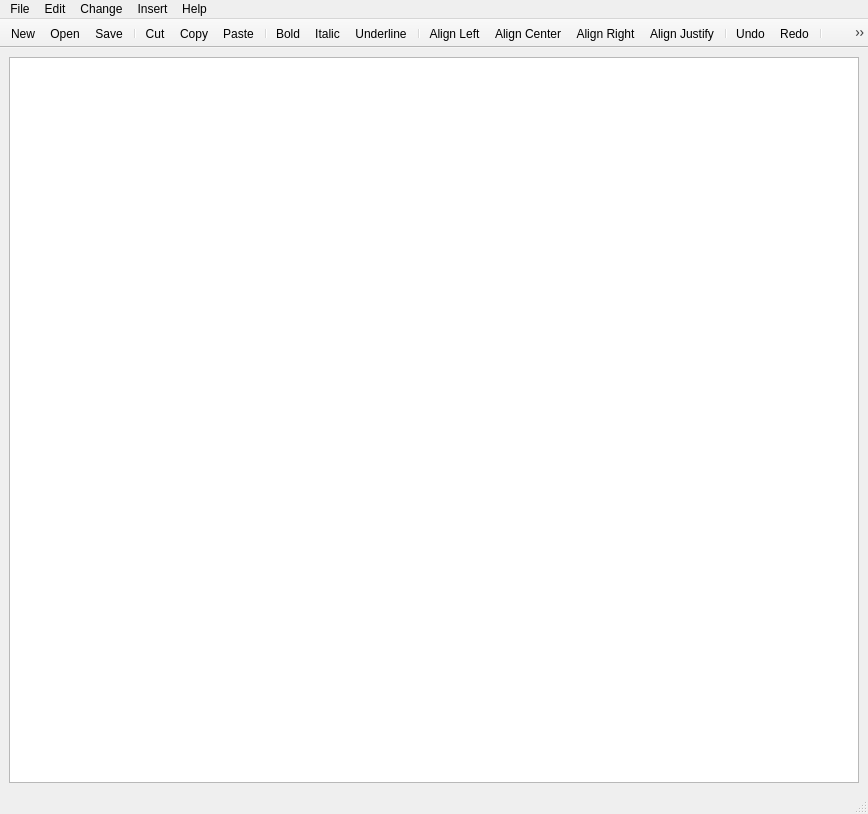
<?xml version="1.0" encoding="UTF-8"?>
<ui version="4.0">
 <class>NotePad</class>
 <widget class="QMainWindow" name="NotePad">
  <property name="geometry">
   <rect>
    <x>0</x>
    <y>0</y>
    <width>868</width>
    <height>814</height>
   </rect>
  </property>
  <property name="windowTitle">
   <string>NotePad</string>
  </property>
  <property name="windowIcon">
   <iconset resource="../res.qrc">
    <normaloff>:/img/resources/_app_icon.ico</normaloff>:/img/resources/_app_icon.ico</iconset>
  </property>
  <widget class="QWidget" name="centralwidget">
   <layout class="QVBoxLayout" name="verticalLayout">
    <item>
     <widget class="QTextEdit" name="textEdit">
      <property name="font">
       <font>
        <family>Calibri</family>
        <pointsize>12</pointsize>
       </font>
      </property>
     </widget>
    </item>
   </layout>
  </widget>
  <widget class="QMenuBar" name="menubar">
   <property name="geometry">
    <rect>
     <x>0</x>
     <y>0</y>
     <width>868</width>
     <height>22</height>
    </rect>
   </property>
   <widget class="QMenu" name="menuFile">
    <property name="title">
     <string>File</string>
    </property>
    <addaction name="actionNew"/>
    <addaction name="actionOpen"/>
    <addaction name="actionSave"/>
    <addaction name="actionSave_as"/>
    <addaction name="separator"/>
    <addaction name="actionPrint"/>
    <addaction name="actionPrint_Preview"/>
    <addaction name="actionExport_to_PDF"/>
    <addaction name="separator"/>
    <addaction name="actionExit"/>
   </widget>
   <widget class="QMenu" name="menuEdit">
    <property name="title">
     <string>Edit</string>
    </property>
    <addaction name="actionCopy"/>
    <addaction name="actionCut"/>
    <addaction name="actionPaste"/>
    <addaction name="separator"/>
    <addaction name="actionUndo"/>
    <addaction name="actionRedo"/>
    <addaction name="separator"/>
    <addaction name="actionSelect_All"/>
   </widget>
   <widget class="QMenu" name="menuChange">
    <property name="title">
     <string>Change</string>
    </property>
    <addaction name="actionFont_Color"/>
    <addaction name="actionBackground_Color"/>
   </widget>
   <widget class="QMenu" name="menuInsert">
    <property name="title">
     <string>Insert</string>
    </property>
    <addaction name="actionInsert_Date"/>
    <addaction name="actionInsert_Time"/>
   </widget>
   <widget class="QMenu" name="menuHelp">
    <property name="title">
     <string>Help</string>
    </property>
    <addaction name="actionAbout"/>
   </widget>
   <addaction name="menuFile"/>
   <addaction name="menuEdit"/>
   <addaction name="menuChange"/>
   <addaction name="menuInsert"/>
   <addaction name="menuHelp"/>
  </widget>
  <widget class="QStatusBar" name="statusbar"/>
  <widget class="QToolBar" name="toolBar">
   <property name="windowTitle">
    <string>toolBar</string>
   </property>
   <property name="movable">
    <bool>false</bool>
   </property>
   <attribute name="toolBarArea">
    <enum>TopToolBarArea</enum>
   </attribute>
   <attribute name="toolBarBreak">
    <bool>false</bool>
   </attribute>
   <addaction name="actionNew"/>
   <addaction name="actionOpen"/>
   <addaction name="actionSave"/>
   <addaction name="separator"/>
   <addaction name="actionCut"/>
   <addaction name="actionCopy"/>
   <addaction name="actionPaste"/>
   <addaction name="separator"/>
   <addaction name="actionBold"/>
   <addaction name="actionItalic"/>
   <addaction name="actionUnderline"/>
   <addaction name="separator"/>
   <addaction name="actionAlign_Left"/>
   <addaction name="actionAlign_Center"/>
   <addaction name="actionAlign_Right"/>
   <addaction name="actionAlign_Justify"/>
   <addaction name="separator"/>
   <addaction name="actionUndo"/>
   <addaction name="actionRedo"/>
   <addaction name="separator"/>
   <addaction name="actionFont"/>
   <addaction name="actionFont_Color"/>
   <addaction name="actionBackground_Color"/>
   <addaction name="separator"/>
   <addaction name="actionExport_to_PDF"/>
   <addaction name="actionPrint_Preview"/>
   <addaction name="actionPrint"/>
   <addaction name="separator"/>
   <addaction name="actionInsert_Date"/>
   <addaction name="actionInsert_Time"/>
  </widget>
  <action name="actionNew">
   <property name="icon">
    <iconset resource="../res.qrc">
     <normaloff>:/img/resources/new.png</normaloff>:/img/resources/new.png</iconset>
   </property>
   <property name="text">
    <string>New</string>
   </property>
   <property name="toolTip">
    <string>Create a new file</string>
   </property>
   <property name="shortcut">
    <string>Ctrl+N</string>
   </property>
   <property name="menuRole">
    <enum>QAction::NoRole</enum>
   </property>
  </action>
  <action name="actionOpen">
   <property name="icon">
    <iconset resource="../res.qrc">
     <normaloff>:/img/resources/open.png</normaloff>:/img/resources/open.png</iconset>
   </property>
   <property name="text">
    <string>Open</string>
   </property>
   <property name="toolTip">
    <string>Open a file</string>
   </property>
   <property name="shortcut">
    <string>Ctrl+O</string>
   </property>
   <property name="menuRole">
    <enum>QAction::NoRole</enum>
   </property>
  </action>
  <action name="actionSave">
   <property name="icon">
    <iconset resource="../res.qrc">
     <normaloff>:/img/resources/save.png</normaloff>:/img/resources/save.png</iconset>
   </property>
   <property name="text">
    <string>Save</string>
   </property>
   <property name="toolTip">
    <string>Save this file</string>
   </property>
   <property name="shortcut">
    <string>Ctrl+S</string>
   </property>
   <property name="menuRole">
    <enum>QAction::NoRole</enum>
   </property>
  </action>
  <action name="actionSave_as">
   <property name="icon">
    <iconset resource="../res.qrc">
     <normaloff>:/img/resources/save_as.png</normaloff>:/img/resources/save_as.png</iconset>
   </property>
   <property name="text">
    <string>Save As</string>
   </property>
   <property name="toolTip">
    <string>Save as...</string>
   </property>
   <property name="shortcut">
    <string>Ctrl+Shift+S</string>
   </property>
   <property name="menuRole">
    <enum>QAction::NoRole</enum>
   </property>
  </action>
  <action name="actionCut">
   <property name="icon">
    <iconset resource="../res.qrc">
     <normaloff>:/img/resources/Cut.png</normaloff>:/img/resources/Cut.png</iconset>
   </property>
   <property name="text">
    <string>Cut</string>
   </property>
   <property name="toolTip">
    <string>Cut</string>
   </property>
   <property name="shortcut">
    <string>Ctrl+X</string>
   </property>
   <property name="menuRole">
    <enum>QAction::NoRole</enum>
   </property>
  </action>
  <action name="actionCopy">
   <property name="icon">
    <iconset resource="../res.qrc">
     <normaloff>:/img/resources/Copy.png</normaloff>:/img/resources/Copy.png</iconset>
   </property>
   <property name="text">
    <string>Copy</string>
   </property>
   <property name="toolTip">
    <string>Copy selected text</string>
   </property>
   <property name="shortcut">
    <string>Ctrl+C</string>
   </property>
   <property name="menuRole">
    <enum>QAction::NoRole</enum>
   </property>
  </action>
  <action name="actionPaste">
   <property name="icon">
    <iconset resource="../res.qrc">
     <normaloff>:/img/resources/Paste.png</normaloff>:/img/resources/Paste.png</iconset>
   </property>
   <property name="text">
    <string>Paste</string>
   </property>
   <property name="toolTip">
    <string>Paste text</string>
   </property>
   <property name="shortcut">
    <string>Ctrl+V</string>
   </property>
   <property name="menuRole">
    <enum>QAction::NoRole</enum>
   </property>
  </action>
  <action name="actionAlign_Left">
   <property name="icon">
    <iconset resource="../res.qrc">
     <normaloff>:/img/resources/text_align_left.png</normaloff>:/img/resources/text_align_left.png</iconset>
   </property>
   <property name="text">
    <string>Align Left</string>
   </property>
   <property name="toolTip">
    <string>Align text to the left</string>
   </property>
   <property name="shortcut">
    <string>Ctrl+L</string>
   </property>
   <property name="menuRole">
    <enum>QAction::NoRole</enum>
   </property>
  </action>
  <action name="actionAlign_Right">
   <property name="icon">
    <iconset resource="../res.qrc">
     <normaloff>:/img/resources/text_align_right.png</normaloff>:/img/resources/text_align_right.png</iconset>
   </property>
   <property name="text">
    <string>Align Right</string>
   </property>
   <property name="toolTip">
    <string>Align text to the right</string>
   </property>
   <property name="shortcut">
    <string>Ctrl+R</string>
   </property>
   <property name="menuRole">
    <enum>QAction::NoRole</enum>
   </property>
  </action>
  <action name="actionAlign_Center">
   <property name="icon">
    <iconset resource="../res.qrc">
     <normaloff>:/img/resources/text_align_center.png</normaloff>:/img/resources/text_align_center.png</iconset>
   </property>
   <property name="text">
    <string>Align Center</string>
   </property>
   <property name="toolTip">
    <string>Align text to the center</string>
   </property>
   <property name="shortcut">
    <string>Ctrl+E</string>
   </property>
   <property name="menuRole">
    <enum>QAction::NoRole</enum>
   </property>
  </action>
  <action name="actionAlign_Justify">
   <property name="icon">
    <iconset resource="../res.qrc">
     <normaloff>:/img/resources/text_align_justify.png</normaloff>:/img/resources/text_align_justify.png</iconset>
   </property>
   <property name="text">
    <string>Align Justify</string>
   </property>
   <property name="toolTip">
    <string>Justify text alignment</string>
   </property>
   <property name="shortcut">
    <string>Ctrl+J</string>
   </property>
   <property name="menuRole">
    <enum>QAction::NoRole</enum>
   </property>
  </action>
  <action name="actionBold">
   <property name="icon">
    <iconset resource="../res.qrc">
     <normaloff>:/img/resources/edit-bold.png</normaloff>:/img/resources/edit-bold.png</iconset>
   </property>
   <property name="text">
    <string>Bold</string>
   </property>
   <property name="toolTip">
    <string>Make text bold</string>
   </property>
   <property name="shortcut">
    <string>Ctrl+B</string>
   </property>
   <property name="menuRole">
    <enum>QAction::NoRole</enum>
   </property>
  </action>
  <action name="actionItalic">
   <property name="icon">
    <iconset resource="../res.qrc">
     <normaloff>:/img/resources/text_italic.png</normaloff>:/img/resources/text_italic.png</iconset>
   </property>
   <property name="text">
    <string>Italic</string>
   </property>
   <property name="toolTip">
    <string>Italicize text</string>
   </property>
   <property name="shortcut">
    <string>Ctrl+I</string>
   </property>
   <property name="menuRole">
    <enum>QAction::NoRole</enum>
   </property>
  </action>
  <action name="actionUnderline">
   <property name="icon">
    <iconset resource="../res.qrc">
     <normaloff>:/img/resources/underline_icon.png</normaloff>:/img/resources/underline_icon.png</iconset>
   </property>
   <property name="text">
    <string>Underline</string>
   </property>
   <property name="toolTip">
    <string>Underline text</string>
   </property>
   <property name="menuRole">
    <enum>QAction::NoRole</enum>
   </property>
  </action>
  <action name="actionUndo">
   <property name="icon">
    <iconset resource="../res.qrc">
     <normaloff>:/img/resources/Undo.png</normaloff>:/img/resources/Undo.png</iconset>
   </property>
   <property name="text">
    <string>Undo</string>
   </property>
   <property name="toolTip">
    <string>Undo recent activity</string>
   </property>
   <property name="shortcut">
    <string>Ctrl+Z</string>
   </property>
   <property name="menuRole">
    <enum>QAction::NoRole</enum>
   </property>
  </action>
  <action name="actionRedo">
   <property name="icon">
    <iconset resource="../res.qrc">
     <normaloff>:/img/resources/Redo.png</normaloff>:/img/resources/Redo.png</iconset>
   </property>
   <property name="text">
    <string>Redo</string>
   </property>
   <property name="toolTip">
    <string>Redo recent activity</string>
   </property>
   <property name="shortcut">
    <string>Ctrl+Y</string>
   </property>
   <property name="menuRole">
    <enum>QAction::NoRole</enum>
   </property>
  </action>
  <action name="actionFont">
   <property name="icon">
    <iconset resource="../res.qrc">
     <normaloff>:/img/resources/font.png</normaloff>:/img/resources/font.png</iconset>
   </property>
   <property name="text">
    <string>Font</string>
   </property>
   <property name="toolTip">
    <string>Change font options</string>
   </property>
   <property name="menuRole">
    <enum>QAction::NoRole</enum>
   </property>
  </action>
  <action name="actionFont_Color">
   <property name="icon">
    <iconset resource="../res.qrc">
     <normaloff>:/img/resources/change_text_color.png</normaloff>:/img/resources/change_text_color.png</iconset>
   </property>
   <property name="text">
    <string>Font Color</string>
   </property>
   <property name="toolTip">
    <string>Change font color</string>
   </property>
   <property name="menuRole">
    <enum>QAction::NoRole</enum>
   </property>
  </action>
  <action name="actionBackground_Color">
   <property name="icon">
    <iconset resource="../res.qrc">
     <normaloff>:/img/resources/bg_color.png</normaloff>:/img/resources/bg_color.png</iconset>
   </property>
   <property name="text">
    <string>Background Color</string>
   </property>
   <property name="toolTip">
    <string>Change background color</string>
   </property>
   <property name="menuRole">
    <enum>QAction::NoRole</enum>
   </property>
  </action>
  <action name="actionInsert_Date">
   <property name="icon">
    <iconset resource="../res.qrc">
     <normaloff>:/img/resources/Calendar.png</normaloff>:/img/resources/Calendar.png</iconset>
   </property>
   <property name="text">
    <string>Insert Date</string>
   </property>
   <property name="toolTip">
    <string>Insert today's date</string>
   </property>
   <property name="menuRole">
    <enum>QAction::NoRole</enum>
   </property>
  </action>
  <action name="actionInsert_Time">
   <property name="icon">
    <iconset resource="../res.qrc">
     <normaloff>:/img/resources/Clock.png</normaloff>:/img/resources/Clock.png</iconset>
   </property>
   <property name="text">
    <string>Insert Time</string>
   </property>
   <property name="toolTip">
    <string>Insert current time</string>
   </property>
   <property name="menuRole">
    <enum>QAction::NoRole</enum>
   </property>
  </action>
  <action name="actionExport_to_PDF">
   <property name="icon">
    <iconset resource="../res.qrc">
     <normaloff>:/img/resources/doc_pdf.png</normaloff>:/img/resources/doc_pdf.png</iconset>
   </property>
   <property name="text">
    <string>Export to PDF</string>
   </property>
   <property name="toolTip">
    <string>Export document as PDF</string>
   </property>
   <property name="menuRole">
    <enum>QAction::NoRole</enum>
   </property>
  </action>
  <action name="actionPrint_Preview">
   <property name="icon">
    <iconset resource="../res.qrc">
     <normaloff>:/img/resources/Preview.png</normaloff>:/img/resources/Preview.png</iconset>
   </property>
   <property name="text">
    <string>Print Preview</string>
   </property>
   <property name="toolTip">
    <string>Open print preview</string>
   </property>
   <property name="menuRole">
    <enum>QAction::NoRole</enum>
   </property>
  </action>
  <action name="actionPrint">
   <property name="icon">
    <iconset resource="../res.qrc">
     <normaloff>:/img/resources/Print.png</normaloff>:/img/resources/Print.png</iconset>
   </property>
   <property name="text">
    <string>Print</string>
   </property>
   <property name="toolTip">
    <string>Print document</string>
   </property>
   <property name="shortcut">
    <string>Ctrl+P</string>
   </property>
   <property name="menuRole">
    <enum>QAction::NoRole</enum>
   </property>
  </action>
  <action name="actionSelect_All">
   <property name="icon">
    <iconset resource="../res.qrc">
     <normaloff>:/img/resources/select_all.png</normaloff>:/img/resources/select_all.png</iconset>
   </property>
   <property name="text">
    <string>Select All</string>
   </property>
   <property name="toolTip">
    <string>Select all text</string>
   </property>
   <property name="shortcut">
    <string>Ctrl+A</string>
   </property>
   <property name="menuRole">
    <enum>QAction::NoRole</enum>
   </property>
  </action>
  <action name="actionClear_All">
   <property name="icon">
    <iconset resource="../res.qrc">
     <normaloff>:/img/resources/clear_all.ico</normaloff>:/img/resources/clear_all.ico</iconset>
   </property>
   <property name="text">
    <string>Clear All</string>
   </property>
   <property name="toolTip">
    <string>Clear all text</string>
   </property>
   <property name="shortcut">
    <string>Shift+Backspace</string>
   </property>
   <property name="menuRole">
    <enum>QAction::NoRole</enum>
   </property>
  </action>
  <action name="actionAbout">
   <property name="icon">
    <iconset resource="../res.qrc">
     <normaloff>:/img/resources/app_info.png</normaloff>:/img/resources/app_info.png</iconset>
   </property>
   <property name="text">
    <string>About</string>
   </property>
   <property name="toolTip">
    <string>About app</string>
   </property>
   <property name="menuRole">
    <enum>QAction::NoRole</enum>
   </property>
  </action>
  <action name="actionExit">
   <property name="icon">
    <iconset resource="../res.qrc">
     <normaloff>:/img/resources/exit.png</normaloff>:/img/resources/exit.png</iconset>
   </property>
   <property name="text">
    <string>Exit</string>
   </property>
   <property name="toolTip">
    <string>Quit program</string>
   </property>
   <property name="shortcut">
    <string>Ctrl+Q</string>
   </property>
   <property name="menuRole">
    <enum>QAction::NoRole</enum>
   </property>
  </action>
 </widget>
 <resources>
  <include location="../res.qrc"/>
 </resources>
 <connections/>
</ui>
